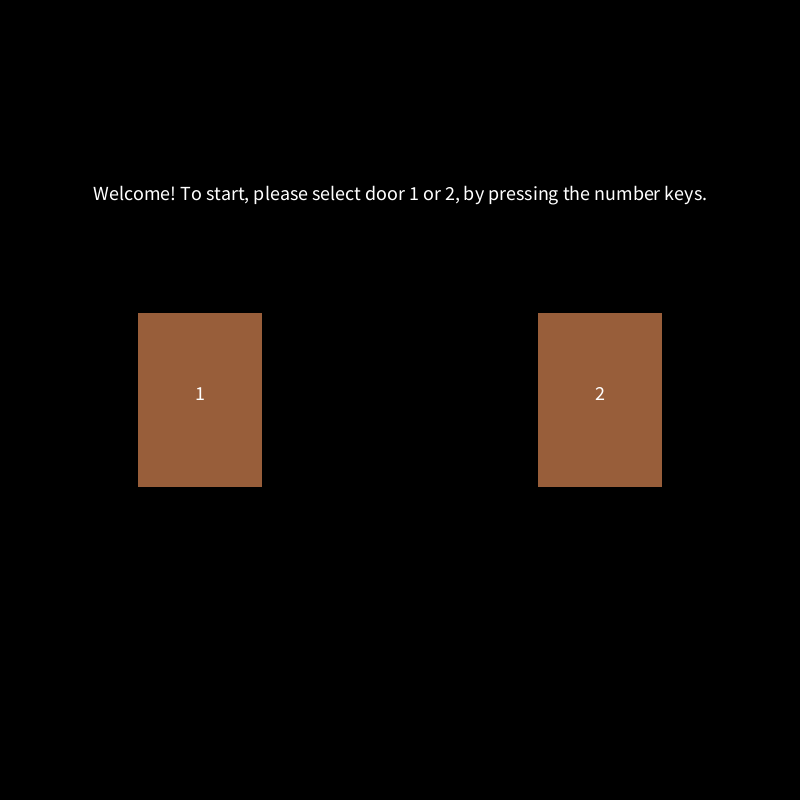
Frame 1 (no input)
Frame 60 (the mouse pressed at the canvas centre just before this capture): identical to frame 1, image omitted
Frame 120 (the mouse held since frame 60 and released just before this capture): identical to frame 1, image omitted

The Processing sketch that drew this single still picture (run headless with seeded random() and noise(); from frame 60 on, the mouse is pressed at the canvas centre):

// Processing sketch: Midterm_WIP1
// ── Midterm_WIP1.pde

int choice = 0;
//int x = -1;
void setup()
{
  size(800, 800);
  background(0);
  textAlign(CENTER);
  textSize(20);
  rectMode(CENTER);
  fill(255);
}
void draw()
{
  background(0);
  if (choice==0) 
  {
    fill(255);
    text("Welcome! To start, please select door 1 or 2, by pressing the number keys.", width/2, height/4);
    fill(#985E3A);
    rect(width/4, height/2, 125,175);
    rect(width/4+width/2, height/2, 125,175);
    fill(255);
    text("1", width/4, height/2);
    text("2", width/4+width/2, height/2);
  }
  else if (choice==1) 
  {
    background(200,0,0);
    text("This is room 1!", width/2, height/4);
    fill(#985E3A);
    rect(width/4, height/2, 125,175);
    rect(width/4+width/2, height/2, 125,175);
    fill(255);
    text("To Room 3", width/4, height/2);
    text("To Room 5", width/4+width/2, height/2);
    
  } 
  else if (choice==2) 
  {
    background(0,200,0);
    text("This is room 2!", width/2, height/4);
     fill(#985E3A);
    rect(width/4, height/2, 125,175);
    rect(width/4+width/2, height/2, 125,175);
    fill(255);
    text("To Room 4", width/4, height/2);
    text("To Room 6", width/4+width/2, height/2);
  }
  else if (choice==3) 
  {
    background(0,0,200);
    text("This is room 3!", width/2, height/4);
    text("YOU DIED!! Select 0 to start over!",width/2,height/2);
  } 
  else if (choice==4) 
  {
    background(100,100,200);
    text("This is room 4!", width/2, height/4);
    text("YOU DIED!! Select 0 to start over!",width/2,height/2);
  }
  else if (choice==5) 
  {
    background(200,100,100);
    text("This is room 5!", width/2, height/4);
     fill(#985E3A);
    rect(width/4, height/2, 125,175);
    rect(width/4+width/2, height/2, 125,175);
    fill(255);
    text("To Room 7", width/4, height/2);
    text("To Room 9", width/4+width/2, height/2);
  } 
  else if (choice==6) 
  {
    background(100,200,100);
    text("This is room 6!", width/2, height/4);
     fill(#985E3A);
    rect(width/4, height/2, 125,175);
    rect(width/4+width/2, height/2, 125,175);
    fill(255);
    text("To Room 8", width/4, height/2);
    text("To Room 9", width/4+width/2, height/2);
  }
  else if (choice==7) 
  {
    background(100,200,200);
    text("This is room 7!", width/2, height/4);
    text("YOU DIED!! Select 0 to start over!",width/2,height/2);
  } 
  else if (choice==8) 
  {
    background(200,100,200);
    text("This is room 8!", width/2, height/4);
    text("YOU DIED!! Select 0 to start over!",width/2,height/2);
  }
  else if (choice==9) 
  {
    background(200,200,100);
    text("This is room 9!", width/2, height/4);
    text("CONGRATS!! YOU WIN!! (that's all for now...)",width/2,height/2);
  }
  println(choice);
}
void keyPressed()
{
  if (key== '1') 
  {
    choice = 1;
  } 
  else if (key== '2') 
  {
    choice = 2;
  } 
  else if (key=='3') 
  {
    choice = 3;
  }
  else if (key=='4') 
  {
    choice = 4;
  }
  else if (key=='5') 
  {
    choice = 5;
  }
  else if (key=='6') 
  {
    choice = 6;
  }
  else if (key=='7') 
  {
    choice = 7;
  }
  else if (key=='8') 
  {
    choice = 8;
  }
  else if (key=='9') 
  {
    choice = 9;
  }
  else if (key == '0')
  {
    choice = 0;
  }
}
